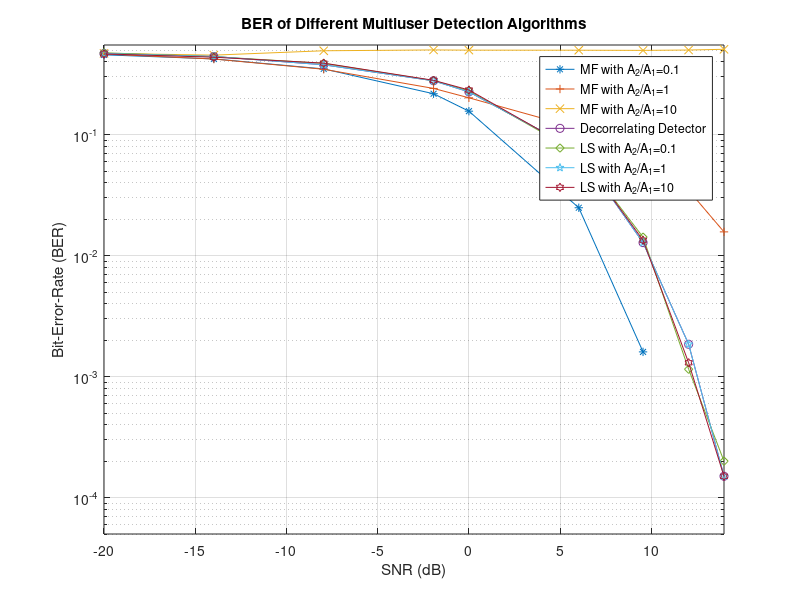
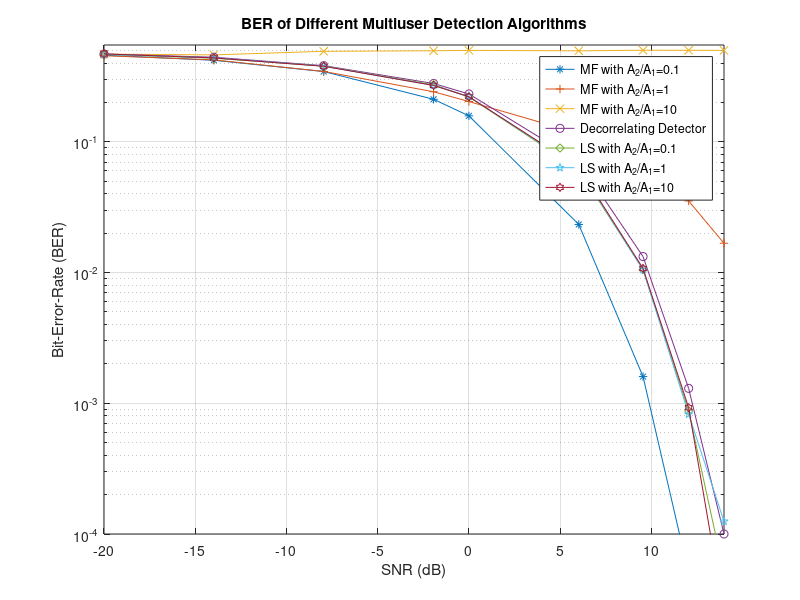
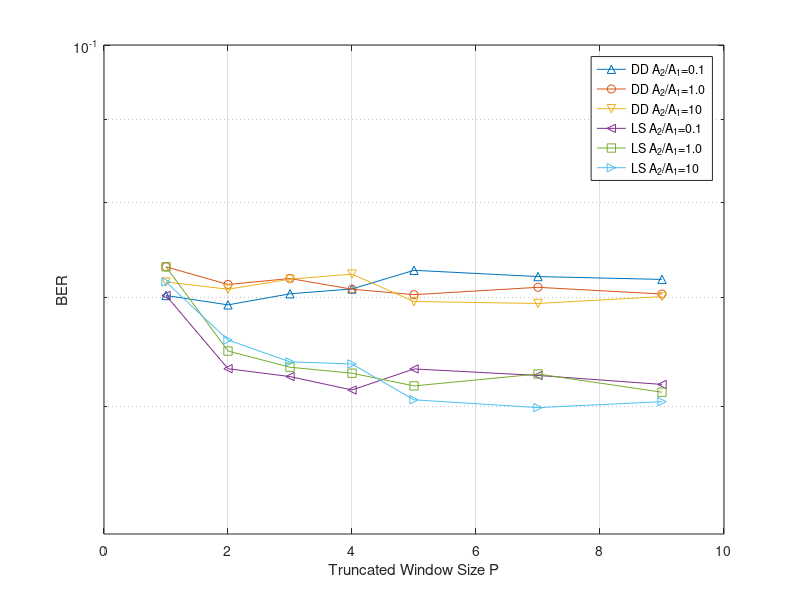
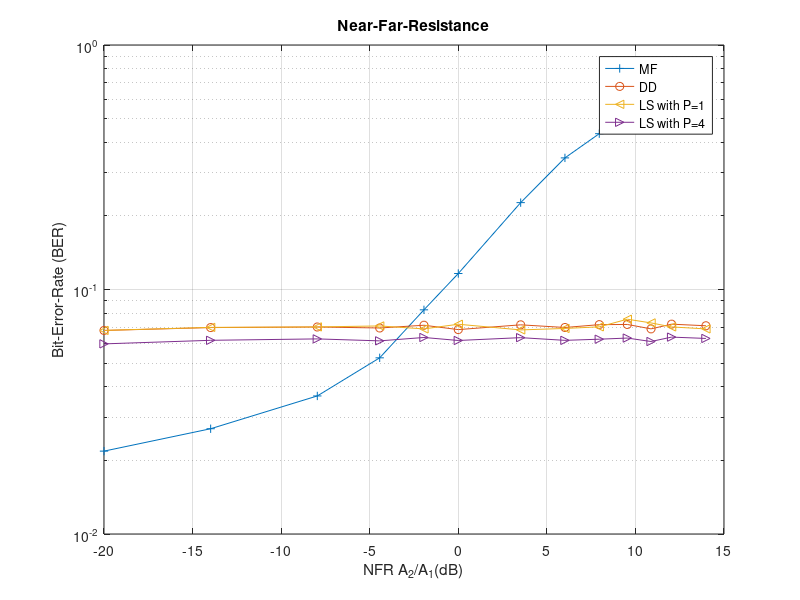

Write MATLAB code to recreate these figures, in order.
A21 = [0.1; 1; 10];

SNR =     [0.1       0.2      0.4      0.8       1         2       3         4          5];


BER_MF1 =[ [0.456350  0.422100 0.348950 0.217550  0.156100 0.024850 0.001600  0.000000 0.000000]
        [ 0.463400  0.421050 0.346650 0.240700  0.201350 0.112500 0.062600  0.034600 0.015700]
        [ 0.469000  0.453600 0.492900 0.500750  0.498750 0.498150 0.496500  0.499900 0.506850] ]
    
BER_DD1 =[ [0.474300  0.440900 0.387750 0.279050  0.230050 0.070200 0.014200  0.001150 0.000200]
        [ 0.468050  0.442050 0.377500 0.278450  0.225350 0.073100 0.012800  0.001850 0.000150]
        [ 0.464200  0.435950 0.389550 0.280850  0.233650 0.071550 0.013400  0.001300 0.000150] ]
    
BER_LS1 =[ [0.474300  0.440900 0.387750 0.279050  0.230050 0.070200 0.014200  0.001150 0.000200]
        [ 0.468050  0.442050 0.377500 0.278450  0.225350 0.073100 0.012800  0.001850 0.000150]
        [ 0.464200  0.435950 0.389550 0.280850  0.233650 0.071550 0.013400  0.001300 0.000150] ]

SNRlog = log10(SNR).*20;
figure(109)
semilogy(SNRlog, BER_MF1(1,:),'-*',SNRlog, BER_MF1(2,:),'-+',SNRlog, BER_MF1(3,:),'-x', SNRlog, BER_DD1(2,:),'-o', SNRlog, BER_LS1(1,:),'-d', SNRlog, BER_LS1(2,:),'-p', SNRlog, BER_LS1(3,:),'-h')
ylim([1.0/20000 0.55])
xlim([min(SNRlog) max(SNRlog)])
grid;
title('BER of Different Multiuser Detection Algorithms');
xlabel('SNR (dB)');
ylabel('Bit-Error-Rate (BER)');
legend('MF with A_2/A_1=0.1','MF with A_2/A_1=1','MF with A_2/A_1=10','Decorrelating Detector','LS with A_2/A_1=0.1','LS with A_2/A_1=1','LS with A_2/A_1=10');
    
    
BER_MF2 =[ [ 0.463300  0.420750 0.345025 0.213525  0.157225 0.023350 0.002000  0.000000 0.000000]
        [ 0.459825  0.420400 0.347575 0.238000  0.205625 0.114350 0.065850  0.035250 0.016800]
        [ 0.466675  0.461550 0.491750 0.500375  0.499000 0.495800 0.502700  0.501925 0.494350] ]
BER_DD2 =[ [ 0.474325  0.442700 0.384900 0.281025  0.228125 0.069275 0.013950  0.001575 0.000175]
        [ 0.469725  0.440300 0.383325 0.277500  0.233850 0.071300 0.013300  0.001275 0.000175]
        [ 0.470325  0.441300 0.385150 0.283500  0.227650 0.070825 0.013300  0.001700 0.000075] ]
BER_LS2 =[ [0.474825  0.439900 0.381725 0.276350  0.221800 0.063300 0.012425  0.001175 0.000100]
        [ 0.471125  0.438225 0.382000 0.270675  0.227000 0.064900 0.011100  0.001100 0.000150]
        [ 0.467275  0.439850 0.380150 0.277000  0.222050 0.065925 0.011200  0.001175 0.000050] ]
    
BER_MF3 =[ [0.462283  0.417550 0.341783 0.212550  0.156183 0.024117 0.001417  0.000017 0.000000]
        [ 0.458300  0.421867 0.351333 0.239950  0.202533 0.111433 0.065867  0.034883 0.016383]
        [ 0.469933  0.464300 0.495450 0.499300  0.499217 0.502767 0.501117  0.499433 0.502017] ]
BER_DD3 =[ [0.472183  0.438400 0.380717 0.279133  0.231733 0.070367 0.012700  0.001450 0.000133]
        [ 0.470200  0.440933 0.387500 0.278033  0.230167 0.071900 0.013050  0.001783 0.000083]
        [ 0.474933  0.443317 0.385733 0.279800  0.232000 0.071833 0.014000  0.001933 0.000117] ]
BER_LS3 =[ [0.473133  0.435783 0.379067 0.272767  0.222583 0.062600 0.010500  0.001250 0.000067]
        [0.469283  0.437517 0.383100 0.268817  0.222733 0.063433 0.010750  0.001367 0.000050]
        [ 0.474517  0.439500 0.381217 0.270367  0.223300 0.063917 0.011267  0.001267 0.000083] ]

BER_MF4 =[ [0.459975  0.420225 0.344700 0.211400  0.157875 0.023325 0.001600  0.000050 0.000000]
        [ 0.455350  0.423125 0.345300 0.241400  0.203225 0.115825 0.067150  0.035250 0.016750]
        [ 0.468500  0.462150 0.492050 0.496975  0.500325 0.496400 0.501650  0.501125 0.500175] ]
BER_DD4 =[ [ 0.468025  0.438600 0.386275 0.278350  0.231475 0.070850 0.013225  0.001425 0.000150]
        [ 0.469375  0.443550 0.382300 0.279125  0.232200 0.070825 0.013250  0.001300 0.000100]
        [ 0.472275  0.441400 0.385200 0.279475  0.227925 0.072350 0.014400  0.001425 0.000100] ]
BER_LS4 =[ [ 0.466950  0.435625 0.379100 0.273275  0.220550 0.061425 0.010525  0.000875 0.000050]
        [ 0.466800  0.439250 0.379325 0.270125  0.221275 0.062900 0.010500  0.000825 0.000125]
        [ 0.470075  0.438275 0.378125 0.269800  0.221050 0.063725 0.010750  0.000925 0.000025] ]

% SNRlog = log10(SNR).*20;
figure(110)
semilogy(SNRlog, BER_MF4(1,:),'-*',SNRlog, BER_MF4(2,:),'-+',SNRlog, BER_MF4(3,:),'-x', SNRlog, BER_DD4(2,:),'-o', SNRlog, BER_LS4(1,:),'-d', SNRlog, BER_LS4(2,:),'-p', SNRlog, BER_LS4(3,:),'-h')
ylim([1.0/10000 0.55])
xlim([min(SNRlog) max(SNRlog)])
grid;
title('BER of Different Multiuser Detection Algorithms');
xlabel('SNR (dB)');
ylabel('Bit-Error-Rate (BER)');
legend('MF with A_2/A_1=0.1','MF with A_2/A_1=1','MF with A_2/A_1=10','Decorrelating Detector','LS with A_2/A_1=0.1','LS with A_2/A_1=1','LS with A_2/A_1=10');
    
  
BER_MF5 =[ [0.464840  0.420160 0.343900 0.211600  0.155760 0.023240 0.001900  0.000060 0.000000]
        [ 0.460100  0.423680 0.350200 0.238260  0.204720 0.111720 0.064180  0.034680 0.016380]
        [ 0.468640  0.465500 0.491400 0.499180  0.495200 0.500600 0.500280  0.499920 0.500720] ]

BER_DD5 =[ [0.476520  0.440780 0.383100 0.278220  0.228260 0.072740 0.013380  0.001760 0.000140]
        [ 0.475780  0.442000 0.384500 0.276540  0.232060 0.070280 0.014040  0.001860 0.000160]
        [ 0.467320  0.442780 0.383880 0.277220  0.231460 0.069600 0.013880  0.001580 0.000120] ]

BER_LS5 =[ [0.474760  0.437000 0.380360 0.268320  0.217720 0.063280 0.010360  0.001060 0.000100]
        [ 0.473500  0.440120 0.380000 0.268420  0.219180 0.061780 0.010480  0.001220 0.000080]
        [ 0.467700  0.440560 0.377840 0.266060  0.221180 0.060580 0.010380  0.001060 0.000080] ]


BER_MF7 =[ [0.461800  0.417400 0.343643 0.211171  0.155629 0.024671 0.001557  0.000043 0.000000]
        [ 0.461500  0.418814 0.348386 0.240171  0.201600 0.113971 0.064971  0.034586 0.016200]
        [ 0.464271  0.463057 0.490500 0.499314  0.497514 0.498586 0.498743  0.499957 0.499729] ]

BER_DD7 =[ [0.471814  0.438871 0.387543 0.278771  0.230343 0.072100 0.012957  0.001629 0.000143]
        [ 0.469271  0.438643 0.381957 0.277886  0.231000 0.071014 0.013314  0.001457 0.000143]
        [ 0.467100  0.442114 0.382571 0.279900  0.231929 0.069414 0.014543  0.001657 0.000129] ]

BER_LS7 =[ [0.470100  0.437586 0.379457 0.269100  0.216586 0.062700 0.010200  0.001071 0.000071]
        [ 0.468957  0.436486 0.375943 0.268129  0.219014 0.062829 0.010271  0.000971 0.000086]
        [ 0.468957  0.441171 0.377986 0.270343  0.218600 0.059914 0.010557  0.001314 0.000071] ]


BER_MF9 =[ [0.461311  0.417722 0.342589 0.212156  0.158900 0.024089 0.001489  0.000067 0.000000]
        [ 0.459822  0.421767 0.349933 0.239800  0.203878 0.113500 0.065911  0.034556 0.016267]
        [ 0.470344  0.464267 0.490600 0.499067  0.498667 0.501189 0.500556  0.499611 0.497244] ]

BER_DD9 =[ [0.471811  0.439367 0.382389 0.280822  0.228967 0.071811 0.014356  0.001767 0.000167]
        [ 0.471311  0.438456 0.384744 0.278033  0.232833 0.070344 0.014289  0.001678 0.000078]
        [ 0.473400  0.442667 0.381589 0.280733  0.230322 0.070089 0.013667  0.001556 0.000056] ]

BER_LS9 =[ [0.469656  0.437978 0.376567 0.272022  0.218144 0.061911 0.010633  0.001011 0.000033]
        [ 0.470578  0.437467 0.379178 0.268100  0.222033 0.061233 0.010422  0.001078 0.000022]
        [ 0.472200  0.439478 0.377467 0.268989  0.218967 0.060422 0.010289  0.000933 0.000044] ]

    
BER_LS = [BER_LS1(:,6) BER_LS2(:,6) BER_LS3(:,6) BER_LS4(:,6) BER_LS5(:,6) BER_LS7(:,6) BER_LS9(:,6) ]
BER_DD = [BER_DD1(:,6) BER_DD2(:,6) BER_DD3(:,6) BER_DD4(:,6) BER_DD5(:,6) BER_DD7(:,6) BER_DD9(:,6) ]
WinSize= [1 2 3 4 5 7 9]

figure(111)
semilogy(WinSize, BER_DD(1,:),'-^',WinSize, BER_DD(2,:),'-o',WinSize, BER_DD(3,:),'-v',WinSize, BER_LS(1,:),'-<',WinSize, BER_LS(2,:),'-s',WinSize, BER_LS(3,:),'->')
ylim([10^(-1.3) 10^(-1.0)])
grid;
xlabel('Truncated Window Size P')
ylabel('BER')
legend('DD A_2/A_1=0.1','DD A_2/A_1=1.0','DD A_2/A_1=10','LS A_2/A_1=0.1','LS A_2/A_1=1.0','LS A_2/A_1=10');



A21 = [0.1; 0.2; 0.4; 0.6; 0.8; 1; 1.5; 2; 2.5; 3; 3.5; 4; 5];
A21log = log10(A21).*20;
NFR_MF =[ 0.021825  0.026950 0.036700 0.052550  0.082575 0.116250 0.226625  0.345375 0.433825 0.475575  0.496200 0.495800 0.501900]
NFR_DD =[ 0.068000  0.069875 0.070250 0.069600  0.071425 0.068550 0.071700  0.069925 0.071825 0.071950  0.069025 0.072150 0.071075]
NFR_LS1=[ 0.068050  0.070000 0.070300 0.070950  0.069000 0.072100 0.068350  0.069300 0.070350 0.075600  0.073000 0.070300 0.069000]
NFR_LS4=[ 0.059925  0.061975 0.062800 0.061650  0.063650 0.061875 0.063550  0.061950 0.062625 0.063300  0.061275 0.063875 0.063075]

figure(112)
semilogy(A21log, NFR_MF(1,:),'-+', A21log, NFR_DD(1,:),'-o', A21log, NFR_LS1(1,:),'-<', A21log, NFR_LS4(1,:),'->')
grid;
title('Near-Far-Resistance');
xlabel('NFR A_2/A_1(dB)');
ylabel('Bit-Error-Rate (BER)');
legend('MF ','DD','LS with P=1','LS with P=4');



%%----------------------------------------------------------------------------------------------------%%
d_mean_LS1 =[ [272.981027  136.288120  67.616164 34.222304  27.189317  13.668597 9.011594  6.743625  5.467045]
            [29.710157  14.893600  7.471242 3.756732  2.963252  1.474187 0.997471  0.749918  0.597707]
            [11.400904  5.697525  2.870211 1.429001  1.137354  0.568780 0.377081  0.285318  0.229684 ] ]
d_std_LS1 = [ [171.238321  84.857068  42.747856 21.459391  16.955158  8.646409 5.588566  4.213123  3.432219]
            [18.236044  9.063924  4.458123 2.286863  1.800177  0.885289 0.604446  0.456342  0.364403]
            [8.145387  4.063506  2.048230 1.013735  0.819801  0.407325 0.268093  0.204385  0.164054] ]

d_mean_LS3 =[ [472.003570  237.532046  118.313161 59.703739  47.211665  23.726412 15.834615  11.781276  9.474599]
            [ 52.581571  26.169879  12.996510 6.552589  5.228507  2.622540 1.756451  1.308843  1.042464]
            [ 21.616045  10.788159  5.406452 2.691706  2.164670  1.077455 0.719130  0.540044  0.430331] ]
d_std_LS3 = [ [282.456344  142.619470  70.025555 35.983601  28.411082  14.144393 9.452584  7.044185  5.683153]
            [ 28.743505  14.108586  7.020311 3.561078  2.847495  1.419285 0.966350  0.714698  0.556872]
            [ 9.031340  4.545915  2.257255 1.124343  0.905042  0.455185 0.300572  0.227028  0.180047 ] ]
        
        
d_mean_LS5 =[ [778.981290  387.362948  193.631754 96.560830  77.265632  38.868064 25.781385  19.216844  15.564602]
            [83.280466  41.232723  20.629353 10.435275  8.354138  4.151825 2.786361  2.097729  1.659218]
            [29.168424  14.540554  7.245079 3.599161  2.887181  1.449123 0.962559  0.723934  0.580402] ]
        
d_std_LS5 = [ [495.937460  242.357688  119.587903 61.661673  48.495494  24.432080 16.313006  12.178247  9.950047]
            [48.411094  23.774310  11.807418 6.128428  4.875378  2.383703 1.613401  1.226518  0.959189]
            [9.665264  4.801125  2.379690 1.185963  0.944776  0.480418 0.316811  0.238430  0.190568]]
        
        
d_mean_LS7 = [ [1228.618815  622.511972  305.855680 152.914983  123.322275  61.420034 41.512426  30.516564  24.420087]
            [127.298383  64.181608  31.790434 16.202225  12.823606  6.376161 4.285518  3.218992  2.542579]
            [ 35.943123  18.030810  8.999821 4.510619  3.575160  1.792533 1.194488  0.897777  0.716583] ]

d_std_LS7 = [ [893.072973  470.745476  227.391200 110.507310  90.885547  44.115369 30.840020  22.452447  17.786968]
            [ 87.478142  45.067036  22.202547 11.504548  9.017814  4.457909 2.992669  2.244445  1.773534 ]
            [ 10.905739  5.518453  2.736332 1.358083  1.051163  0.535612 0.357464  0.265503  0.215690] ]
        
d_mean_LS9 =[ [1925.709393  966.592507  486.722531 241.157347  190.950439  96.570604 63.212359  47.903347  38.331482]
            [195.525533  99.424808  49.238694 24.450719  19.836764  9.810354 6.636585  4.917671  3.938313]
            [44.111633  22.116100  11.038346 5.480839  4.390224  2.193456 1.459624  1.107905  0.881650] ]
d_std_LS9 =[ [1845.290101  883.497304  436.032598 223.068150  175.161804  92.553507 57.251614  44.253848  36.386107]
            [167.805768  89.120410  44.652700 21.388255  18.280775  8.531575 5.854033  4.290628  3.449394]
            [15.598342  7.801573  3.951406 1.959552  1.636148  0.808649 0.512548  0.415460  0.327468] ]
figure(113)
plot(SNR, d_std_LS1(2,:)./d_mean_LS1(2,:),SNR, d_std_LS3(2,:)./d_mean_LS3(2,:),SNR, d_std_LS5(2,:)./d_mean_LS5(2,:),SNR, d_std_LS7(2,:)./d_mean_LS7(2,:),SNR, d_std_LS1(3,:)./d_mean_LS1(3,:),SNR, d_std_LS3(3,:)./d_mean_LS3(3,:),SNR, d_std_LS5(3,:)./d_mean_LS5(3,:),SNR, d_std_LS7(3,:)./d_mean_LS7(3,:))
legend('P=1,A_2/A_1=1.0','P=3,A_2/A_1=1.0','P=5,A_2/A_1=1.0','P=7,A_2/A_1=1.0','P=1,A_2/A_1=10','P=3,A_2/A_1=10','P=5,A_2/A_1=10','P=7,A_2/A_1=10');